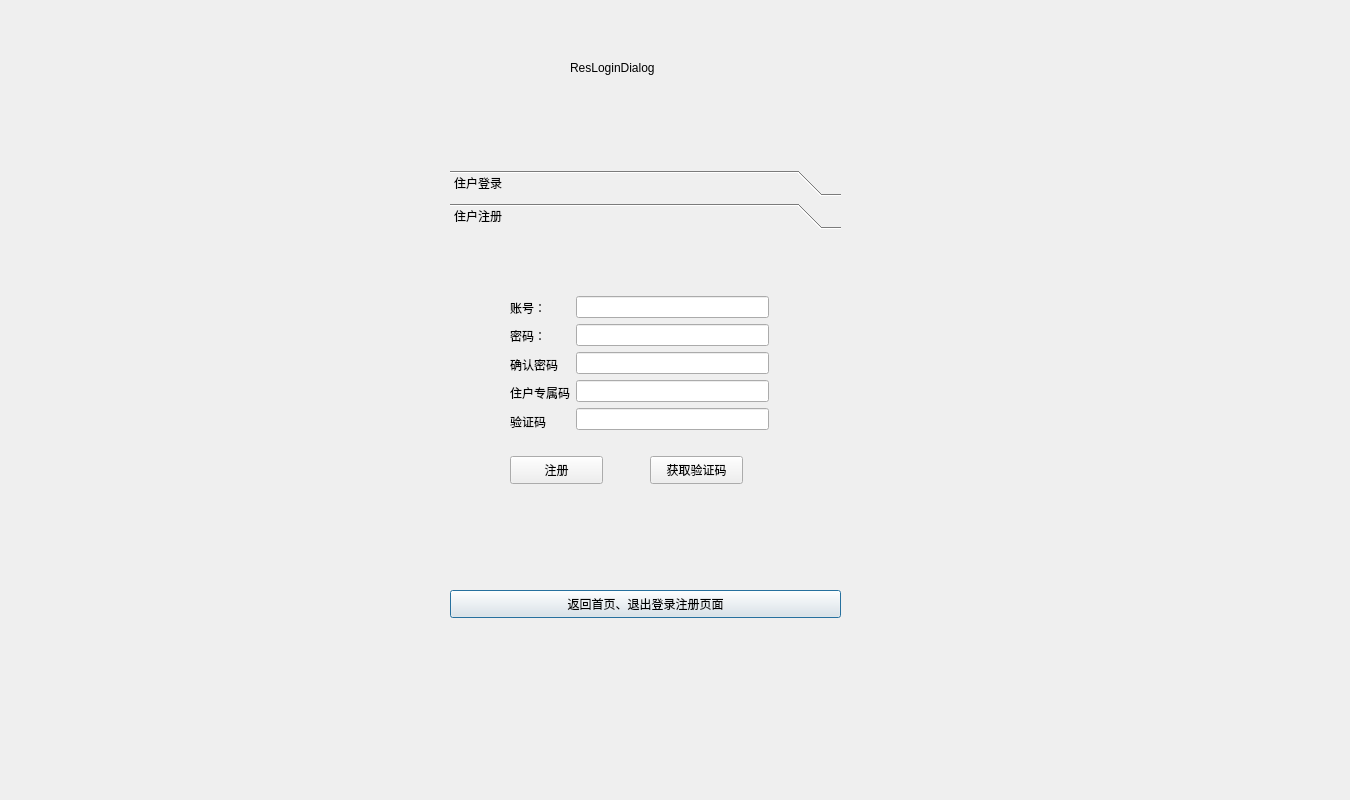
<?xml version="1.0" encoding="UTF-8"?>
<ui version="4.0">
 <class>ResLoginDlg</class>
 <widget class="QDialog" name="ResLoginDlg">
  <property name="geometry">
   <rect>
    <x>0</x>
    <y>0</y>
    <width>1350</width>
    <height>800</height>
   </rect>
  </property>
  <property name="windowTitle">
   <string>Dialog</string>
  </property>
  <widget class="QLabel" name="label">
   <property name="geometry">
    <rect>
     <x>570</x>
     <y>60</y>
     <width>261</width>
     <height>16</height>
    </rect>
   </property>
   <property name="text">
    <string>ResLoginDialog</string>
   </property>
  </widget>
  <widget class="QPushButton" name="pushButton">
   <property name="geometry">
    <rect>
     <x>450</x>
     <y>590</y>
     <width>391</width>
     <height>28</height>
    </rect>
   </property>
   <property name="text">
    <string>返回首页、退出登录注册页面</string>
   </property>
  </widget>
  <widget class="QToolBox" name="toolBox">
   <property name="geometry">
    <rect>
     <x>450</x>
     <y>170</y>
     <width>391</width>
     <height>371</height>
    </rect>
   </property>
   <property name="acceptDrops">
    <bool>false</bool>
   </property>
   <property name="currentIndex">
    <number>1</number>
   </property>
   <property name="tabSpacing">
    <number>7</number>
   </property>
   <widget class="QWidget" name="page">
    <property name="geometry">
     <rect>
      <x>0</x>
      <y>0</y>
      <width>391</width>
      <height>311</height>
     </rect>
    </property>
    <attribute name="label">
     <string>住户登录</string>
    </attribute>
    <widget class="QPushButton" name="btn_1reslog">
     <property name="geometry">
      <rect>
       <x>70</x>
       <y>190</y>
       <width>93</width>
       <height>28</height>
      </rect>
     </property>
     <property name="text">
      <string>登录</string>
     </property>
    </widget>
    <widget class="QPushButton" name="btn_r_getrange">
     <property name="geometry">
      <rect>
       <x>190</x>
       <y>190</y>
       <width>93</width>
       <height>28</height>
      </rect>
     </property>
     <property name="text">
      <string>获取验证码</string>
     </property>
    </widget>
    <widget class="QWidget" name="">
     <property name="geometry">
      <rect>
       <x>70</x>
       <y>80</y>
       <width>229</width>
       <height>81</height>
      </rect>
     </property>
     <layout class="QHBoxLayout" name="horizontalLayout">
      <item>
       <layout class="QVBoxLayout" name="verticalLayout">
        <item>
         <widget class="QLabel" name="label_2">
          <property name="text">
           <string>账号：</string>
          </property>
         </widget>
        </item>
        <item>
         <widget class="QLabel" name="label_3">
          <property name="text">
           <string>密码：</string>
          </property>
         </widget>
        </item>
        <item>
         <widget class="QLabel" name="label_9">
          <property name="text">
           <string>验证码</string>
          </property>
         </widget>
        </item>
       </layout>
      </item>
      <item>
       <layout class="QVBoxLayout" name="verticalLayout_2">
        <item>
         <widget class="QLineEdit" name="lineEdit"/>
        </item>
        <item>
         <widget class="QLineEdit" name="lineEdit_2">
          <property name="echoMode">
           <enum>QLineEdit::Password</enum>
          </property>
         </widget>
        </item>
        <item>
         <widget class="QLineEdit" name="lineEdit_3"/>
        </item>
       </layout>
      </item>
     </layout>
    </widget>
   </widget>
   <widget class="QWidget" name="page_2">
    <property name="geometry">
     <rect>
      <x>0</x>
      <y>0</y>
      <width>391</width>
      <height>311</height>
     </rect>
    </property>
    <attribute name="label">
     <string>住户注册</string>
    </attribute>
    <widget class="QPushButton" name="btn_1resregis">
     <property name="geometry">
      <rect>
       <x>60</x>
       <y>220</y>
       <width>93</width>
       <height>28</height>
      </rect>
     </property>
     <property name="text">
      <string>注册</string>
     </property>
    </widget>
    <widget class="QPushButton" name="btn_r_getrange2">
     <property name="geometry">
      <rect>
       <x>200</x>
       <y>220</y>
       <width>93</width>
       <height>28</height>
      </rect>
     </property>
     <property name="text">
      <string>获取验证码</string>
     </property>
    </widget>
    <widget class="QWidget" name="">
     <property name="geometry">
      <rect>
       <x>60</x>
       <y>60</y>
       <width>259</width>
       <height>137</height>
      </rect>
     </property>
     <layout class="QHBoxLayout" name="horizontalLayout_2">
      <item>
       <layout class="QVBoxLayout" name="verticalLayout_3">
        <item>
         <widget class="QLabel" name="label_4">
          <property name="text">
           <string>账号：</string>
          </property>
         </widget>
        </item>
        <item>
         <widget class="QLabel" name="label_5">
          <property name="text">
           <string>密码：</string>
          </property>
         </widget>
        </item>
        <item>
         <widget class="QLabel" name="label_6">
          <property name="text">
           <string>确认密码</string>
          </property>
         </widget>
        </item>
        <item>
         <widget class="QLabel" name="label_7">
          <property name="text">
           <string>住户专属码</string>
          </property>
         </widget>
        </item>
        <item>
         <widget class="QLabel" name="label_8">
          <property name="text">
           <string>验证码</string>
          </property>
         </widget>
        </item>
       </layout>
      </item>
      <item>
       <layout class="QVBoxLayout" name="verticalLayout_4">
        <item>
         <widget class="QLineEdit" name="lineEdit_4">
          <property name="echoMode">
           <enum>QLineEdit::Normal</enum>
          </property>
         </widget>
        </item>
        <item>
         <widget class="QLineEdit" name="lineEdit_5">
          <property name="echoMode">
           <enum>QLineEdit::Password</enum>
          </property>
         </widget>
        </item>
        <item>
         <widget class="QLineEdit" name="lineEdit_6">
          <property name="echoMode">
           <enum>QLineEdit::Password</enum>
          </property>
         </widget>
        </item>
        <item>
         <widget class="QLineEdit" name="lineEdit_7"/>
        </item>
        <item>
         <widget class="QLineEdit" name="lineEdit_8"/>
        </item>
       </layout>
      </item>
     </layout>
    </widget>
   </widget>
  </widget>
 </widget>
 <resources/>
 <connections>
  <connection>
   <sender>pushButton</sender>
   <signal>clicked()</signal>
   <receiver>ResLoginDlg</receiver>
   <slot>accept()</slot>
   <hints>
    <hint type="sourcelabel">
     <x>320</x>
     <y>490</y>
    </hint>
    <hint type="destinationlabel">
     <x>602</x>
     <y>449</y>
    </hint>
   </hints>
  </connection>
 </connections>
</ui>
